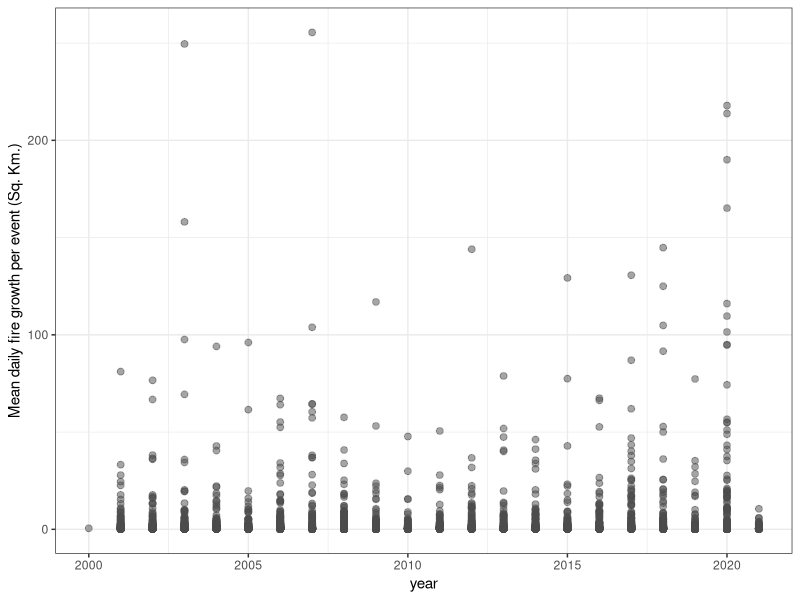
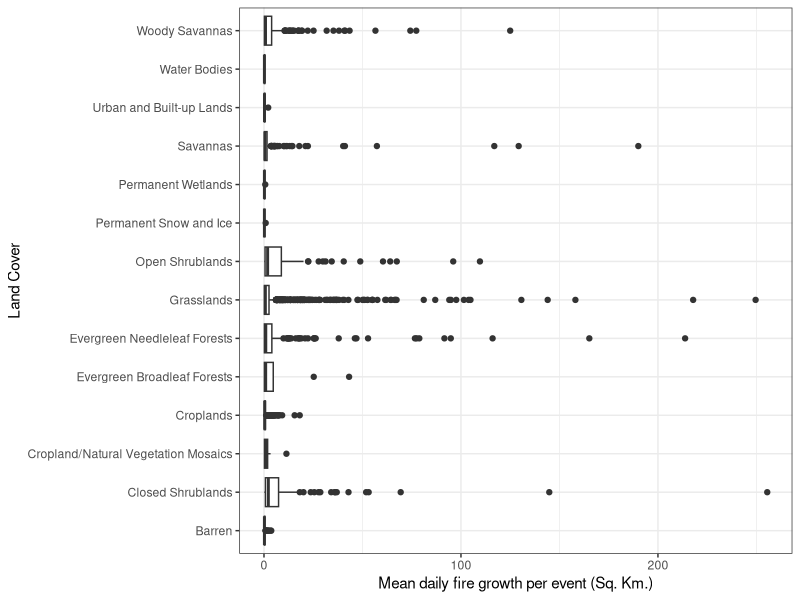

R code for these plots, in order:
## ---- chunk 1
#Loading packages and setting working directory
library(tidyverse)
library(here)
here()
library(sf)
library(dplyr)
library(ggplot2)
## ---- chunk 2
california_events_processed <- read_csv(here("Data/Processed/california_events_processed.csv"))
ggplot(california_events_processed, aes(x = ig_year, y = mu_grw_km2))+
       geom_point(size = 2, alpha = 0.5, color = "grey30")+
         labs(
    x = "year",
    y = "Mean daily fire growth per event (Sq. Km.)",
  ) +
  theme_bw()
    
ggplot(california_events_processed, aes(x = lc_name, y = mu_grw_km2))+
       geom_boxplot()+
         labs(
    x = "Land Cover",
    y = "Mean daily fire growth per event (Sq. Km.)",
  ) +
  coord_flip() +
  theme_bw() 
